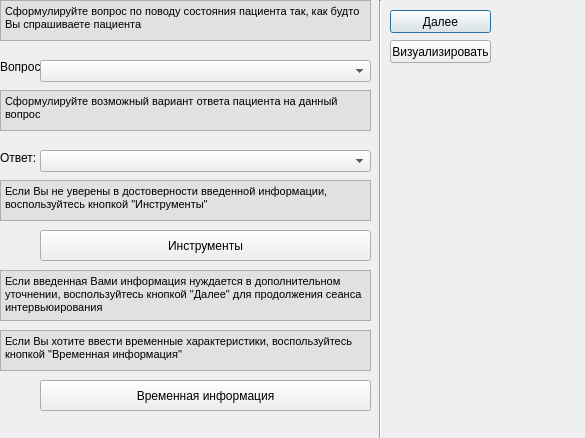
<?xml version="1.0" encoding="UTF-8"?>
<ui version="4.0">
 <class>Dialog</class>
 <widget class="QDialog" name="Dialog">
  <property name="geometry">
   <rect>
    <x>0</x>
    <y>0</y>
    <width>585</width>
    <height>438</height>
   </rect>
  </property>
  <property name="windowTitle">
   <string>Диагностика живых объектов</string>
  </property>
  <widget class="Line" name="line">
   <property name="geometry">
    <rect>
     <x>370</x>
     <y>0</y>
     <width>20</width>
     <height>441</height>
    </rect>
   </property>
   <property name="orientation">
    <enum>Qt::Vertical</enum>
   </property>
  </widget>
  <widget class="QTextBrowser" name="textBrowser">
   <property name="geometry">
    <rect>
     <x>0</x>
     <y>0</y>
     <width>371</width>
     <height>41</height>
    </rect>
   </property>
   <property name="mouseTracking">
    <bool>false</bool>
   </property>
   <property name="styleSheet">
    <string>background-color: rgb(225, 225, 225)</string>
   </property>
   <property name="html">
    <string>&lt;!DOCTYPE HTML PUBLIC &quot;-//W3C//DTD HTML 4.0//EN&quot; &quot;http://www.w3.org/TR/REC-html40/strict.dtd&quot;&gt;
&lt;html&gt;&lt;head&gt;&lt;meta name=&quot;qrichtext&quot; content=&quot;1&quot; /&gt;&lt;style type=&quot;text/css&quot;&gt;
p, li { white-space: pre-wrap; }
&lt;/style&gt;&lt;/head&gt;&lt;body style=&quot; font-family:'MS Shell Dlg 2'; font-size:8.25pt; font-weight:400; font-style:normal;&quot;&gt;
&lt;p style=&quot; margin-top:0px; margin-bottom:0px; margin-left:0px; margin-right:0px; -qt-block-indent:0; text-indent:0px;&quot;&gt;Сформулируйте вопрос по поводу состояния пациента так, как будто &lt;/p&gt;
&lt;p style=&quot; margin-top:0px; margin-bottom:0px; margin-left:0px; margin-right:0px; -qt-block-indent:0; text-indent:0px;&quot;&gt;Вы спрашиваете пациента&lt;/p&gt;&lt;/body&gt;&lt;/html&gt;</string>
   </property>
  </widget>
  <widget class="QPushButton" name="pushButton">
   <property name="geometry">
    <rect>
     <x>390</x>
     <y>10</y>
     <width>101</width>
     <height>23</height>
    </rect>
   </property>
   <property name="text">
    <string>Далее</string>
   </property>
  </widget>
  <widget class="QPushButton" name="pushButton_2">
   <property name="geometry">
    <rect>
     <x>390</x>
     <y>40</y>
     <width>101</width>
     <height>23</height>
    </rect>
   </property>
   <property name="text">
    <string>Визуализировать</string>
   </property>
  </widget>
  <widget class="QTextBrowser" name="textBrowser_2">
   <property name="geometry">
    <rect>
     <x>0</x>
     <y>90</y>
     <width>371</width>
     <height>41</height>
    </rect>
   </property>
   <property name="mouseTracking">
    <bool>false</bool>
   </property>
   <property name="styleSheet">
    <string>background-color: rgb(225, 225, 225)</string>
   </property>
   <property name="html">
    <string>&lt;!DOCTYPE HTML PUBLIC &quot;-//W3C//DTD HTML 4.0//EN&quot; &quot;http://www.w3.org/TR/REC-html40/strict.dtd&quot;&gt;
&lt;html&gt;&lt;head&gt;&lt;meta name=&quot;qrichtext&quot; content=&quot;1&quot; /&gt;&lt;style type=&quot;text/css&quot;&gt;
p, li { white-space: pre-wrap; }
&lt;/style&gt;&lt;/head&gt;&lt;body style=&quot; font-family:'MS Shell Dlg 2'; font-size:8.25pt; font-weight:400; font-style:normal;&quot;&gt;
&lt;p style=&quot; margin-top:0px; margin-bottom:0px; margin-left:0px; margin-right:0px; -qt-block-indent:0; text-indent:0px;&quot;&gt;Сформулируйте возможный вариант ответа пациента на данный вопрос&lt;/p&gt;&lt;/body&gt;&lt;/html&gt;</string>
   </property>
  </widget>
  <widget class="QTextBrowser" name="textBrowser_3">
   <property name="geometry">
    <rect>
     <x>0</x>
     <y>180</y>
     <width>371</width>
     <height>41</height>
    </rect>
   </property>
   <property name="mouseTracking">
    <bool>false</bool>
   </property>
   <property name="styleSheet">
    <string notr="true">background-color: rgb(225, 225, 225)</string>
   </property>
   <property name="html">
    <string>&lt;!DOCTYPE HTML PUBLIC &quot;-//W3C//DTD HTML 4.0//EN&quot; &quot;http://www.w3.org/TR/REC-html40/strict.dtd&quot;&gt;
&lt;html&gt;&lt;head&gt;&lt;meta name=&quot;qrichtext&quot; content=&quot;1&quot; /&gt;&lt;style type=&quot;text/css&quot;&gt;
p, li { white-space: pre-wrap; }
&lt;/style&gt;&lt;/head&gt;&lt;body style=&quot; font-family:'MS Shell Dlg 2'; font-size:8.25pt; font-weight:400; font-style:normal;&quot;&gt;
&lt;p style=&quot; margin-top:0px; margin-bottom:0px; margin-left:0px; margin-right:0px; -qt-block-indent:0; text-indent:0px;&quot;&gt;Если Вы не уверены в достоверности введенной информации, воспользуйтесь кнопкой &amp;quot;Инструменты&amp;quot;&lt;/p&gt;&lt;/body&gt;&lt;/html&gt;</string>
   </property>
  </widget>
  <widget class="QLabel" name="label">
   <property name="geometry">
    <rect>
     <x>0</x>
     <y>60</y>
     <width>47</width>
     <height>13</height>
    </rect>
   </property>
   <property name="text">
    <string>Вопрос:</string>
   </property>
   <property name="textFormat">
    <enum>Qt::RichText</enum>
   </property>
  </widget>
  <widget class="QComboBox" name="comboBox">
   <property name="geometry">
    <rect>
     <x>40</x>
     <y>60</y>
     <width>331</width>
     <height>22</height>
    </rect>
   </property>
  </widget>
  <widget class="QComboBox" name="comboBox_2">
   <property name="geometry">
    <rect>
     <x>40</x>
     <y>150</y>
     <width>331</width>
     <height>22</height>
    </rect>
   </property>
  </widget>
  <widget class="QLabel" name="label_2">
   <property name="geometry">
    <rect>
     <x>0</x>
     <y>150</y>
     <width>47</width>
     <height>16</height>
    </rect>
   </property>
   <property name="text">
    <string>Ответ:</string>
   </property>
  </widget>
  <widget class="QPushButton" name="pushButton_3">
   <property name="geometry">
    <rect>
     <x>40</x>
     <y>230</y>
     <width>331</width>
     <height>31</height>
    </rect>
   </property>
   <property name="text">
    <string>Инструменты</string>
   </property>
  </widget>
  <widget class="QTextBrowser" name="textBrowser_4">
   <property name="geometry">
    <rect>
     <x>0</x>
     <y>270</y>
     <width>371</width>
     <height>51</height>
    </rect>
   </property>
   <property name="styleSheet">
    <string notr="true">background-color:rgb(225, 225, 225)</string>
   </property>
   <property name="html">
    <string>&lt;!DOCTYPE HTML PUBLIC &quot;-//W3C//DTD HTML 4.0//EN&quot; &quot;http://www.w3.org/TR/REC-html40/strict.dtd&quot;&gt;
&lt;html&gt;&lt;head&gt;&lt;meta name=&quot;qrichtext&quot; content=&quot;1&quot; /&gt;&lt;style type=&quot;text/css&quot;&gt;
p, li { white-space: pre-wrap; }
&lt;/style&gt;&lt;/head&gt;&lt;body style=&quot; font-family:'MS Shell Dlg 2'; font-size:8.25pt; font-weight:400; font-style:normal;&quot;&gt;
&lt;p style=&quot; margin-top:0px; margin-bottom:0px; margin-left:0px; margin-right:0px; -qt-block-indent:0; text-indent:0px;&quot;&gt;Если введенная Вами информация нуждается в дополнительном уточнении, воспользуйтесь кнопкой &amp;quot;Далее&amp;quot; для продолжения сеанса интервьюирования&lt;/p&gt;&lt;/body&gt;&lt;/html&gt;</string>
   </property>
  </widget>
  <widget class="QTextBrowser" name="textBrowser_5">
   <property name="geometry">
    <rect>
     <x>0</x>
     <y>330</y>
     <width>371</width>
     <height>41</height>
    </rect>
   </property>
   <property name="mouseTracking">
    <bool>false</bool>
   </property>
   <property name="styleSheet">
    <string notr="true">background-color: rgb(225, 225, 225)</string>
   </property>
   <property name="html">
    <string>&lt;!DOCTYPE HTML PUBLIC &quot;-//W3C//DTD HTML 4.0//EN&quot; &quot;http://www.w3.org/TR/REC-html40/strict.dtd&quot;&gt;
&lt;html&gt;&lt;head&gt;&lt;meta name=&quot;qrichtext&quot; content=&quot;1&quot; /&gt;&lt;style type=&quot;text/css&quot;&gt;
p, li { white-space: pre-wrap; }
&lt;/style&gt;&lt;/head&gt;&lt;body style=&quot; font-family:'MS Shell Dlg 2'; font-size:8.25pt; font-weight:400; font-style:normal;&quot;&gt;
&lt;p style=&quot; margin-top:0px; margin-bottom:0px; margin-left:0px; margin-right:0px; -qt-block-indent:0; text-indent:0px;&quot;&gt;Если Вы хотите ввести временные характеристики, воспользуйтесь кнопкой &amp;quot;Временная информация&amp;quot;&lt;/p&gt;&lt;/body&gt;&lt;/html&gt;</string>
   </property>
  </widget>
  <widget class="QPushButton" name="pushButton_4">
   <property name="geometry">
    <rect>
     <x>40</x>
     <y>380</y>
     <width>331</width>
     <height>31</height>
    </rect>
   </property>
   <property name="text">
    <string>Временная информация</string>
   </property>
  </widget>
 </widget>
 <resources/>
 <connections/>
</ui>
